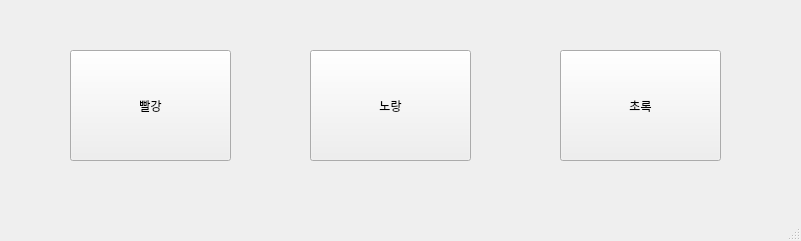
<?xml version="1.0" encoding="UTF-8"?>
<ui version="4.0">
 <class>MainWindow</class>
 <widget class="QMainWindow" name="MainWindow">
  <property name="geometry">
   <rect>
    <x>0</x>
    <y>0</y>
    <width>801</width>
    <height>241</height>
   </rect>
  </property>
  <property name="windowTitle">
   <string>MainWindow</string>
  </property>
  <widget class="QWidget" name="centralwidget">
   <widget class="QPushButton" name="red_btn">
    <property name="geometry">
     <rect>
      <x>70</x>
      <y>50</y>
      <width>161</width>
      <height>111</height>
     </rect>
    </property>
    <property name="text">
     <string>빨강</string>
    </property>
   </widget>
   <widget class="QPushButton" name="yellow_btn">
    <property name="geometry">
     <rect>
      <x>310</x>
      <y>50</y>
      <width>161</width>
      <height>111</height>
     </rect>
    </property>
    <property name="text">
     <string>노랑</string>
    </property>
   </widget>
   <widget class="QPushButton" name="green_btn">
    <property name="geometry">
     <rect>
      <x>560</x>
      <y>50</y>
      <width>161</width>
      <height>111</height>
     </rect>
    </property>
    <property name="text">
     <string>초록</string>
    </property>
   </widget>
  </widget>
  <widget class="QStatusBar" name="statusbar"/>
 </widget>
 <resources/>
 <connections/>
</ui>
